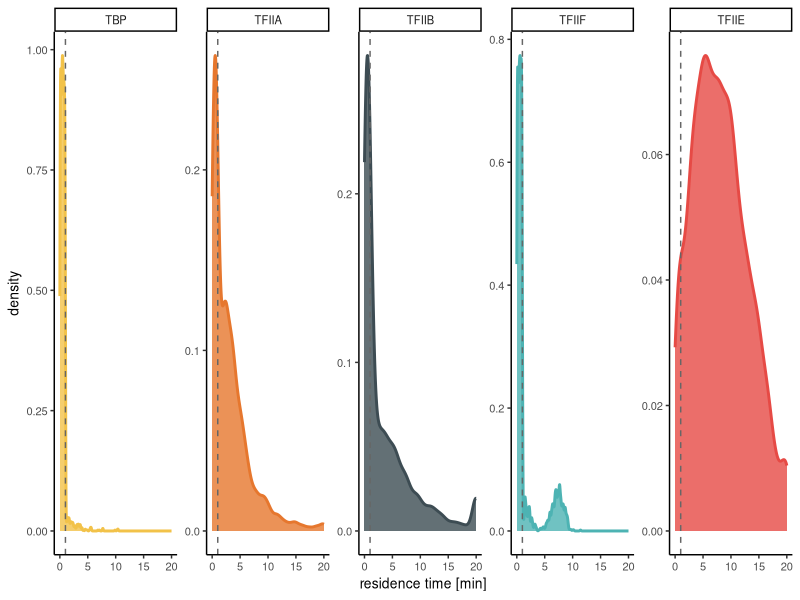

Here is the R script that generated this plot:
rm(list = ls())

library(tidyverse)
set.seed(42)

# upload table replace <1 min with a random number between 0-1
resTimes = read.csv("data/residence_times_all.csv") %>% 
  pivot_longer(cols = TBP:TFIIF, names_to = "factorName", values_to = "resTime", values_drop_na = TRUE) %>% 
  distinct()

plotResTime = resTimes %>% 
  mutate(randNum = runif(nrow(resTimes), min=0, max=1)) %>% 
  mutate(resTimesNum = ifelse(resTime == "<1", randNum, as.numeric(resTime))) %>% 
  dplyr::select(factorName, resTimesNum) %>% 
  mutate(resTimesNum = ifelse(resTimesNum > 20, 20, resTimesNum))

plotResTime$factorName = factor(plotResTime$factorName, levels = c("TBP", "TFIIA", "TFIIB", 
                                                                           "TFIIF", "TFIIE"))
colorPalette = c("#F2C249", "#E6772E", "#3D4C53", "#4DB3B3", "#E64A45")
p = ggplot(plotResTime, aes(resTimesNum, color = factorName, fill = factorName))
p + geom_density(alpha = 0.8, lwd = 1) +
  theme_classic() +
  scale_color_manual(values = colorPalette) +
  scale_fill_manual(values = colorPalette) +
  facet_wrap(~factorName, nrow = 1, scales = "free_y") + 
  theme(legend.position = "none") +
  xlab("residence time [min]")+
  theme(panel.background = element_rect(fill = "transparent"), # bg of the panel
        plot.background = element_rect(fill = "transparent", color = NA),
        text = element_text(size=10)) +
  geom_vline(xintercept = 1, color = "grey40", linetype = "dashed")
